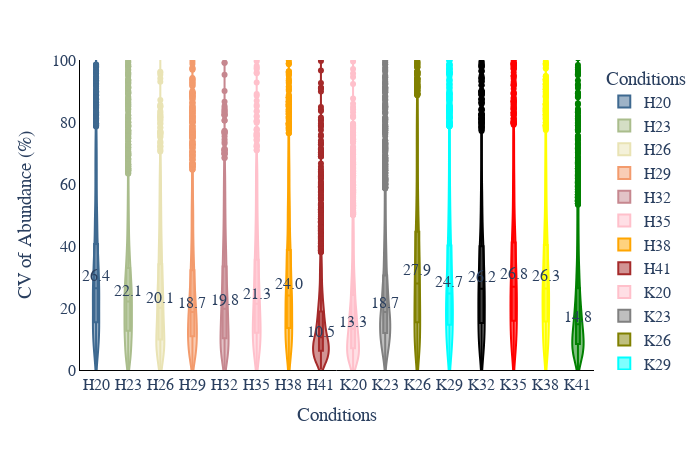

Notebook code cell kept with this figure:
### Code cell
# CV violin plot
print(data_obj["protein_abundance"].columns)
plot_options={    
        "mean label": "True",
        "box": "True",
        "X Title": "Conditions",
        "Y Title": "CV of Abundance (%)",
        "color": ["#3E6990", "#AABD8C", "#E9E3B4", "#F39B6D", "#C6878F", "pink",
                  "orange", "brown", "pink", "gray", "olive", "cyan", "black","red",
                  "yellow","green","blue","indigo","violet"],
        "width": 700,
        "height": 450,
        "font": dict(size=16, family="Arial black"),
        "violinmode": "overlay",
        "ylimits": [0, 100],
        "CV mode": "total",
        "Group By X": "HCD",
        "Group By Color": "Cell Type",
        "Group By Stack": "ID_Mode",
        "help for information only": \
        "Mean label options: True or False." \
        "color: the first few colors will be used"\
        "violinmode: group or overlay." \
    }
figure, _, _ =CV_plots(data_obj, plot_options, saved_settings)
figure.show()
#figure.write_image("images/test.svg")

### Figure 1 — Plotly figure (JSON) as saved in the notebook; plotly's stock layout.template omitted (floating-point values rounded to 4 significant figures; data arrays with more than 128 entries replaced by an {"elided": "..."} marker saying what was removed)
{"data": [{"alignmentgroup": "True", "box": {"visible": true}, "hovertemplate": "Conditions=%{x}<br>CV=%{y}<extra></extra>", "legendgroup": "H20", "marker": {"color": "#3E6990"}, "name": "H20", "offsetgroup": "H20", "orientation": "v", "scalegroup": "True", "showlegend": true, "type": "violin", "x": {"elided": "3320 str values"}, "x0": " ", "xaxis": "x", "y": {"elided": "3320 float values"}, "y0": " ", "yaxis": "y"}, {"alignmentgroup": "True", "box": {"visible": true}, "hovertemplate": "Conditions=%{x}<br>CV=%{y}<extra></extra>", "legendgroup": "H23", "marker": {"color": "#AABD8C"}, "name": "H23", "offsetgroup": "H23", "orientation": "v", "scalegroup": "True", "showlegend": true, "type": "violin", "x": {"elided": "3750 str values"}, "x0": " ", "xaxis": "x", "y": {"elided": "3750 float values"}, "y0": " ", "yaxis": "y"}, {"alignmentgroup": "True", "box": {"visible": true}, "hovertemplate": "Conditions=%{x}<br>CV=%{y}<extra></extra>", "legendgroup": "H26", "marker": {"color": "#E9E3B4"}, "name": "H26", "offsetgroup": "H26", "orientation": "v", "scalegroup": "True", "showlegend": true, "type": "violin", "x": {"elided": "3484 str values"}, "x0": " ", "xaxis": "x", "y": {"elided": "3484 float values"}, "y0": " ", "yaxis": "y"}, {"alignmentgroup": "True", "box": {"visible": true}, "hovertemplate": "Conditions=%{x}<br>CV=%{y}<extra></extra>", "legendgroup": "H29", "marker": {"color": "#F39B6D"}, "name": "H29", "offsetgroup": "H29", "orientation": "v", "scalegroup": "True", "showlegend": true, "type": "violin", "x": {"elided": "3510 str values"}, "x0": " ", "xaxis": "x", "y": {"elided": "3510 float values"}, "y0": " ", "yaxis": "y"}, {"alignmentgroup": "True", "box": {"visible": true}, "hovertemplate": "Conditions=%{x}<br>CV=%{y}<extra></extra>", "legendgroup": "H32", "marker": {"color": "#C6878F"}, "name": "H32", "offsetgroup": "H32", "orientation": "v", "scalegroup": "True", "showlegend": true, "type": "violin", "x": {"elided": "3457 str values"}, "x0": " ", "xaxis": "x", "y": {"elided": "3457 float values"}, "y0": " ", "yaxis": "y"}, {"alignmentgroup": "True", "box": {"visible": true}, "hovertemplate": "Conditions=%{x}<br>CV=%{y}<extra></extra>", "legendgroup": "H35", "marker": {"color": "pink"}, "name": "H35", "offsetgroup": "H35", "orientation": "v", "scalegroup": "True", "showlegend": true, "type": "violin", "x": {"elided": "3399 str values"}, "x0": " ", "xaxis": "x", "y": {"elided": "3399 float values"}, "y0": " ", "yaxis": "y"}, {"alignmentgroup": "True", "box": {"visible": true}, "hovertemplate": "Conditions=%{x}<br>CV=%{y}<extra></extra>", "legendgroup": "H38", "marker": {"color": "orange"}, "name": "H38", "offsetgroup": "H38", "orientation": "v", "scalegroup": "True", "showlegend": true, "type": "violin", "x": {"elided": "3151 str values"}, "x0": " ", "xaxis": "x", "y": {"elided": "3151 float values"}, "y0": " ", "yaxis": "y"}, {"alignmentgroup": "True", "box": {"visible": true}, "hovertemplate": "Conditions=%{x}<br>CV=%{y}<extra></extra>", "legendgroup": "H41", "marker": {"color": "brown"}, "name": "H41", "offsetgroup": "H41", "orientation": "v", "scalegroup": "True", "showlegend": true, "type": "violin", "x": {"elided": "3027 str values"}, "x0": " ", "xaxis": "x", "y": {"elided": "3027 float values"}, "y0": " ", "yaxis": "y"}, {"alignmentgroup": "True", "box": {"visible": true}, "hovertemplate": "Conditions=%{x}<br>CV=%{y}<extra></extra>", "legendgroup": "K20", "marker": {"color": "pink"}, "name": "K20", "offsetgroup": "K20", "orientation": "v", "scalegroup": "True", "showlegend": true, "type": "violin", "x": {"elided": "3745 str values"}, "x0": " ", "xaxis": "x", "y": {"elided": "3745 float values"}, "y0": " ", "yaxis": "y"}, {"alignmentgroup": "True", "box": {"visible": true}, "hovertemplate": "Conditions=%{x}<br>CV=%{y}<extra></extra>", "legendgroup": "K23", "marker": {"color": "gray"}, "name": "K23", "offsetgroup": "K23", "orientation": "v", "scalegroup": "True", "showlegend": true, "type": "violin", "x": {"elided": "2950 str values"}, "x0": " ", "xaxis": "x", "y": {"elided": "2950 float values"}, "y0": " ", "yaxis": "y"}, {"alignmentgroup": "True", "box": {"visible": true}, "hovertemplate": "Conditions=%{x}<br>CV=%{y}<extra></extra>", "legendgroup": "K26", "marker": {"color": "olive"}, "name": "K26", "offsetgroup": "K26", "orientation": "v", "scalegroup": "True", "showlegend": true, "type": "violin", "x": {"elided": "3191 str values"}, "x0": " ", "xaxis": "x", "y": {"elided": "3191 float values"}, "y0": " ", "yaxis": "y"}, {"alignmentgroup": "True", "box": {"visible": true}, "hovertemplate": "Conditions=%{x}<br>CV=%{y}<extra></extra>", "legendgroup": "K29", "marker": {"color": "cyan"}, "name": "K29", "offsetgroup": "K29", "orientation": "v", "scalegroup": "True", "showlegend": true, "type": "violin", "x": {"elided": "3229 str values"}, "x0": " ", "xaxis": "x", "y": {"elided": "3229 float values"}, "y0": " ", "yaxis": "y"}, {"alignmentgroup": "True", "box": {"visible": true}, "hovertemplate": "Conditions=%{x}<br>CV=%{y}<extra></extra>", "legendgroup": "K32", "marker": {"color": "black"}, "name": "K32", "offsetgroup": "K32", "orientation": "v", "scalegroup": "True", "showlegend": true, "type": "violin", "x": {"elided": "2775 str values"}, "x0": " ", "xaxis": "x", "y": {"elided": "2775 float values"}, "y0": " ", "yaxis": "y"}, {"alignmentgroup": "True", "box": {"visible": true}, "hovertemplate": "Conditions=%{x}<br>CV=%{y}<extra></extra>", "legendgroup": "K35", "marker": {"color": "red"}, "name": "K35", "offsetgroup": "K35", "orientation": "v", "scalegroup": "True", "showlegend": true, "type": "violin", "x": {"elided": "2769 str values"}, "x0": " ", "xaxis": "x", "y": {"elided": "2769 float values"}, "y0": " ", "yaxis": "y"}, {"alignmentgroup": "True", "box": {"visible": true}, "hovertemplate": "Conditions=%{x}<br>CV=%{y}<extra></extra>", "legendgroup": "K38", "marker": {"color": "yellow"}, "name": "K38", "offsetgroup": "K38", "orientation": "v", "scalegroup": "True", "showlegend": true, "type": "violin", "x": {"elided": "3012 str values"}, "x0": " ", "xaxis": "x", "y": {"elided": "3012 float values"}, "y0": " ", "yaxis": "y"}, {"alignmentgroup": "True", "box": {"visible": true}, "hovertemplate": "Conditions=%{x}<br>CV=%{y}<extra></extra>", "legendgroup": "K41", "marker": {"color": "green"}, "name": "K41", "offsetgroup": "K41", "orientation": "v", "scalegroup": "True", "showlegend": true, "type": "violin", "x": {"elided": "3199 str values"}, "x0": " ", "xaxis": "x", "y": {"elided": "3199 float values"}, "y0": " ", "yaxis": "y"}], "layout": {"annotations": [{"showarrow": false, "text": "26.4", "x": "H20", "y": 30.31}, {"showarrow": false, "text": "22.1", "x": "H23", "y": 25.41}, {"showarrow": false, "text": "20.1", "x": "H26", "y": 23.11}, {"showarrow": false, "text": "18.7", "x": "H29", "y": 21.56}, {"showarrow": false, "text": "19.8", "x": "H32", "y": 22.72}, {"showarrow": false, "text": "21.3", "x": "H35", "y": 24.54}, {"showarrow": false, "text": "24.0", "x": "H38", "y": 27.64}, {"showarrow": false, "text": "10.5", "x": "H41", "y": 12.11}, {"showarrow": false, "text": "13.3", "x": "K20", "y": 15.33}, {"showarrow": false, "text": "18.7", "x": "K23", "y": 21.49}, {"showarrow": false, "text": "27.9", "x": "K26", "y": 32.11}, {"showarrow": false, "text": "24.7", "x": "K29", "y": 28.4}, {"showarrow": false, "text": "26.2", "x": "K32", "y": 30.14}, {"showarrow": false, "text": "26.8", "x": "K35", "y": 30.86}, {"showarrow": false, "text": "26.3", "x": "K38", "y": 30.24}, {"showarrow": false, "text": "14.8", "x": "K41", "y": 16.98}], "font": {"family": "Arial black", "size": 16}, "height": 450, "legend": {"title": {"text": "Conditions"}, "tracegroupgap": 0}, "margin": {"t": 60}, "paper_bgcolor": "white", "plot_bgcolor": "white", "showlegend": true, "violinmode": "overlay", "width": 700, "xaxis": {"anchor": "y", "categoryarray": ["H20", "H23", "H26", "H29", "H32", "H35", "H38", "H41", "K20", "K23", "K26", "K29", "K32", "K35", "K38", "K41"], "categoryorder": "array", "domain": [0, 1], "linecolor": "black", "linewidth": 1, "showline": true, "title": {"text": "Conditions"}}, "yaxis": {"anchor": "x", "domain": [0, 1], "linecolor": "black", "linewidth": 1, "range": [0, 100], "showline": true, "title": {"text": "CV of Abundance (%)"}}}}
